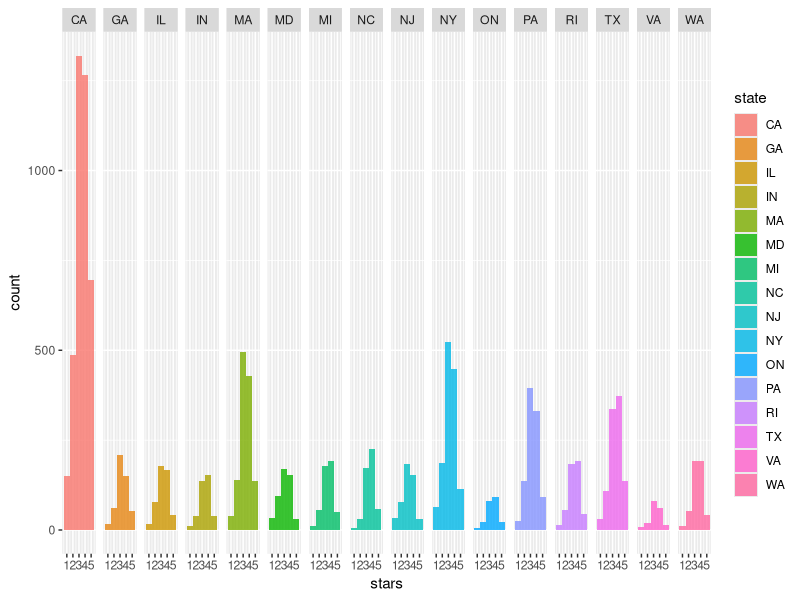
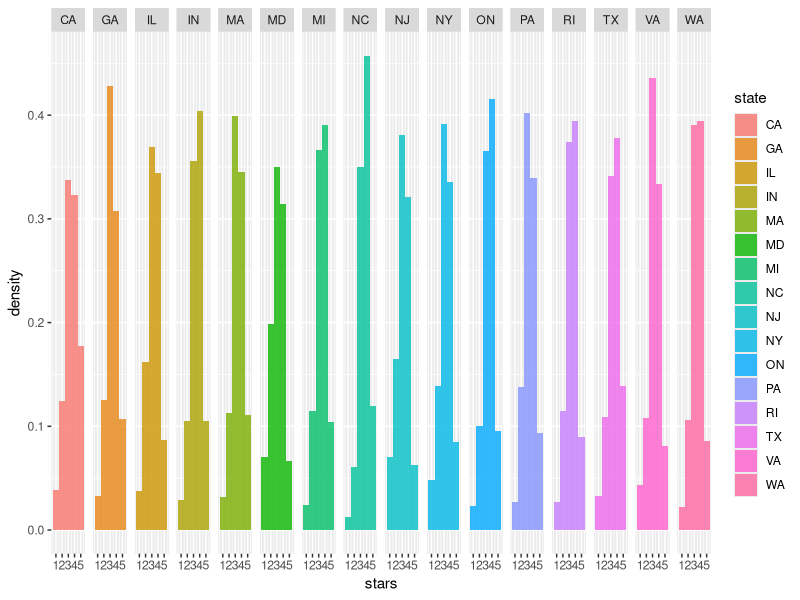
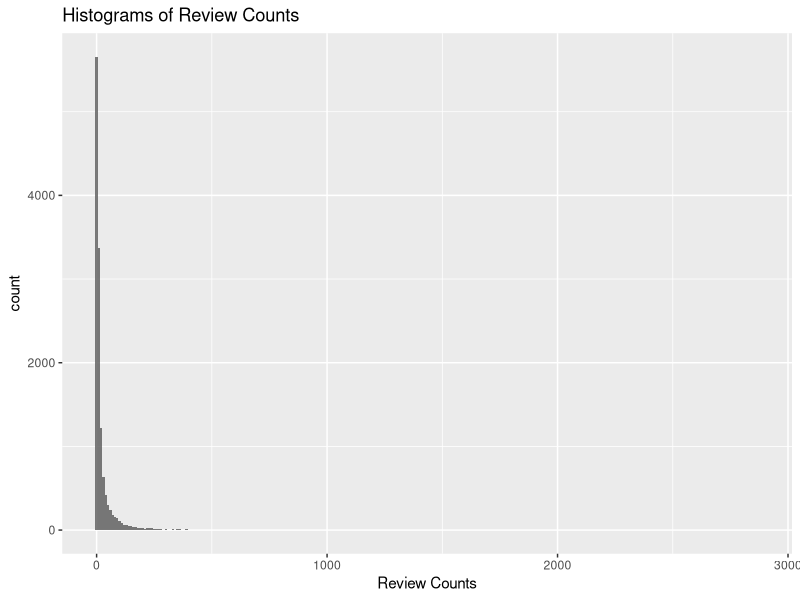
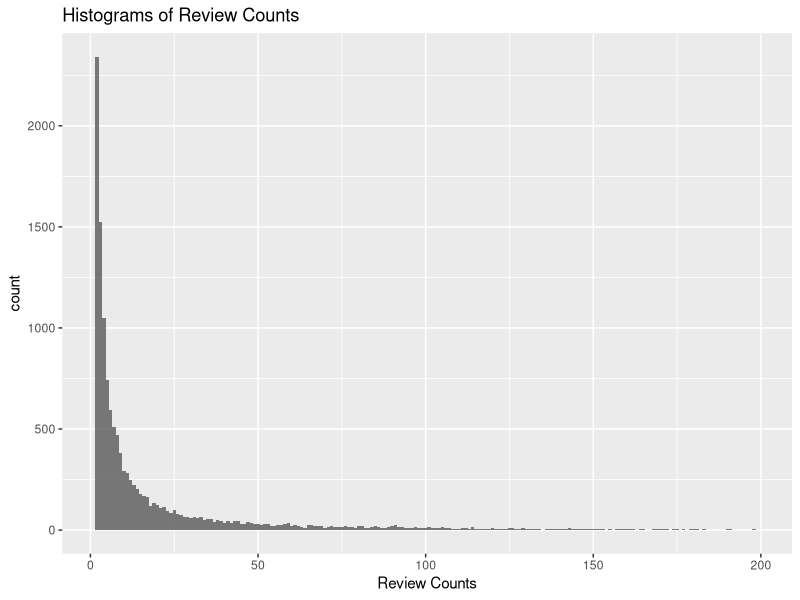
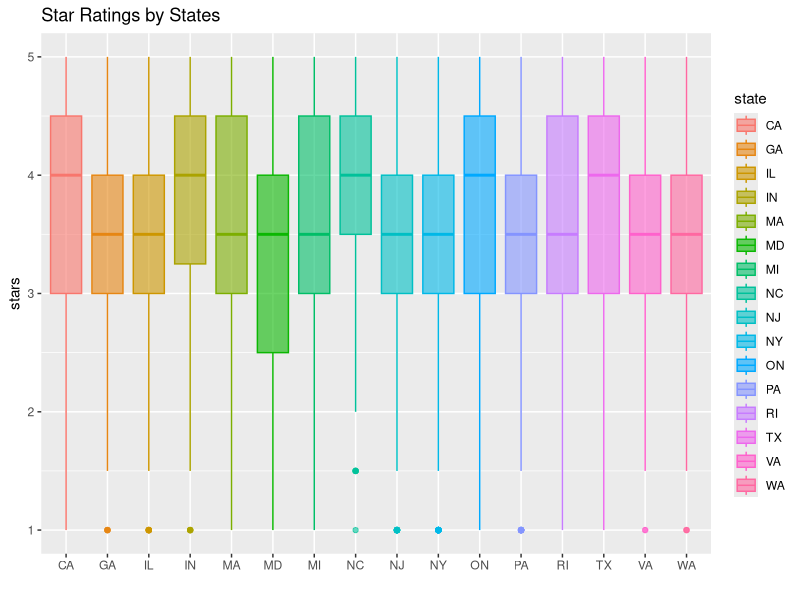
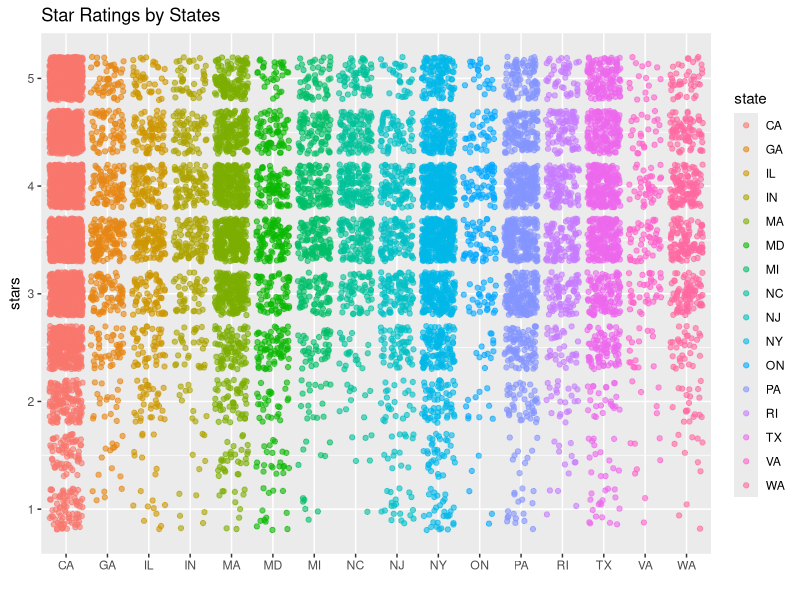
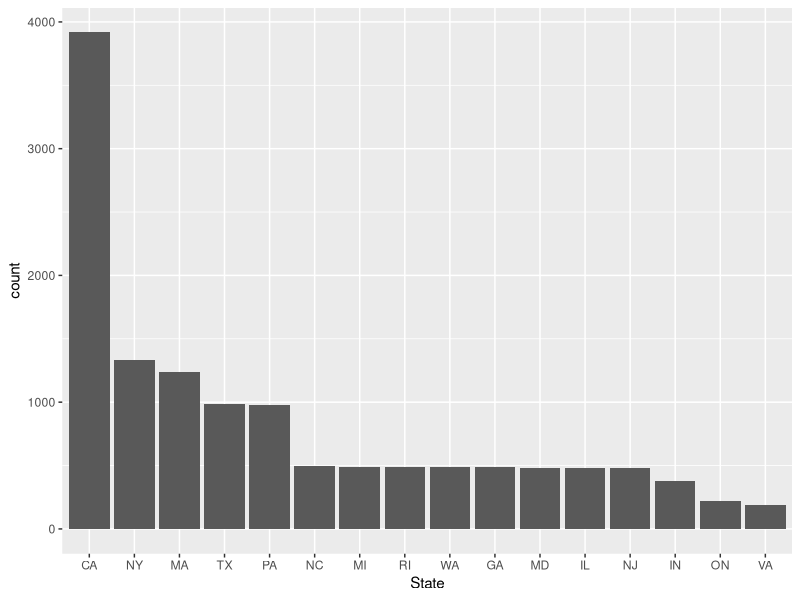
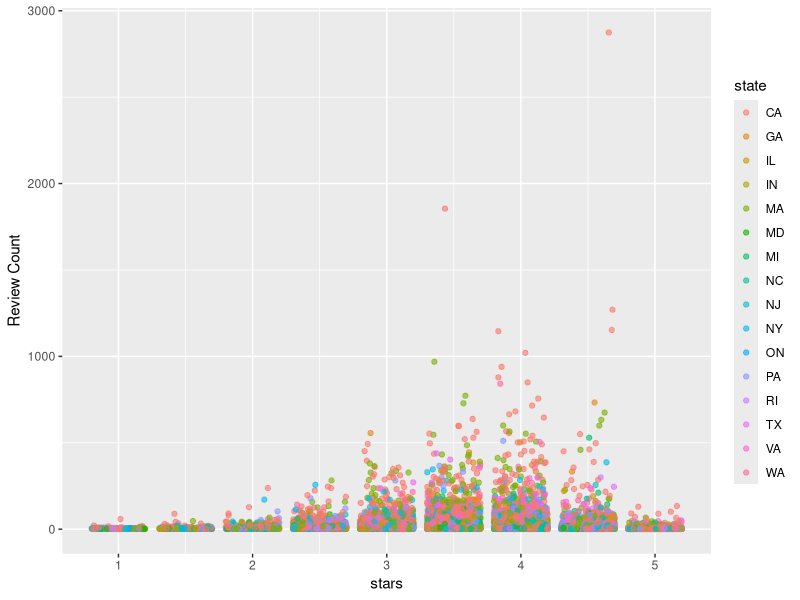

The R source for these figures, in order:
## ---- chunk 1
knitr::opts_chunk$set(echo = TRUE)
library(ggplot2)
library(data.table)
## ---- chunk 2
d = read.csv('businessdata.tsv', sep = '\t') 
# I used read.csv to read because it's more robust than read.table
# and when using read.table, it creates error
d = na.omit(d)
summary(d)
d = data.table(d)
## ---- chunk 3
ggplot(d, aes(x = stars, fill = state)) +
    geom_histogram(binwidth = 1, alpha = 0.8) +
    facet_grid(. ~ state)
## ---- chunk 4
ggplot(d, aes(x = stars, fill = state)) +
    geom_histogram(aes(y=..density..), binwidth = 1, alpha = 0.8) +
    facet_grid(. ~ state)
## ---- chunk 5
ggplot(d, aes(x = review_count)) +
    geom_histogram(binwidth = 10, alpha = 0.8) +
    ggtitle('Histograms of Review Counts') +
    labs(x = 'Review Counts')
## ---- chunk 6
p = d[d$review_count <= 200, ]
ggplot(p, aes(x = review_count)) +
    geom_histogram(binwidth = 1, alpha = 0.8) +
    ggtitle('Histograms of Review Counts') +
    labs(x = 'Review Counts')
## ---- chunk 7
ggplot(d, aes(x = state, y = stars, col = state, fill = state)) +
    geom_boxplot(alpha = 0.6) +
    ggtitle('Star Ratings by States') +
    labs(x = '')
## ---- chunk 8
ggplot(d, aes(x = state, y = stars, col = state, fill = state)) +
    geom_jitter(alpha = 0.6) +
    ggtitle('Star Ratings by States') +
    labs(x = '')
## ---- chunk 9
ggplot(d, aes(x = reorder(state, state, function(x)-length(x)))) +
    geom_bar() +
    labs(x = 'State')
## ---- chunk 10
ggplot(d, aes(x = stars, y = review_count, col = state, fill = state)) +
    geom_jitter(alpha = 0.6) +
    labs(y = 'Review Count')

## ---- chunk 11
tmp = d[, rank:= rank(-stars, ties.method = 'first'), by = .(city, main_category)]
print(tmp)
## ---- chunk 12
tmp = tmp[rank %in% 1:5 & main_category == 'Chinese', .(city, name, rank, stars) ]
tmp = tmp[order(city, rank),]
print(tmp)
## ---- chunk 13
tmp = d[, .(m_review = round(mean(review_count))) ,by = .(state)]
tmp = transform(tmp, state = reorder(state, -m_review)) ## magic trick
ggplot(tmp, aes(x = state, y = m_review)) +
    geom_bar(stat = "identity")
